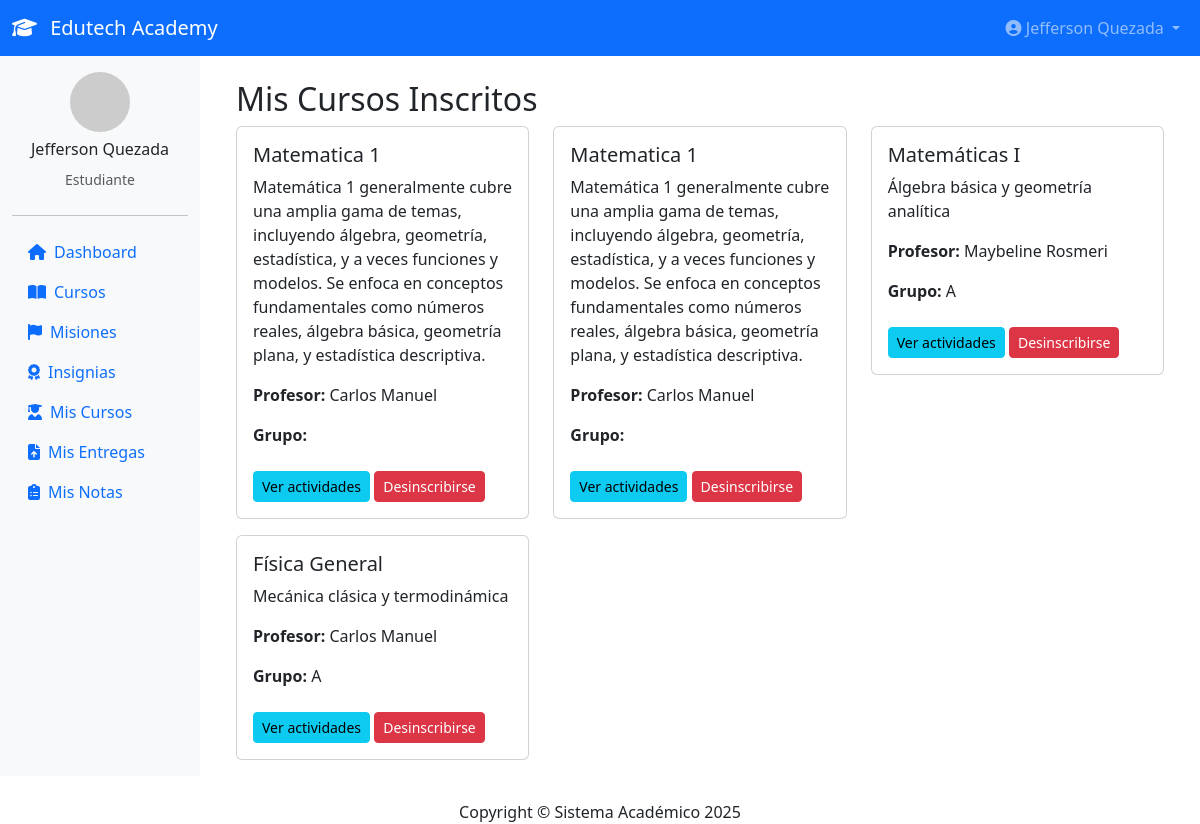
Page /estudiante/index.php?accion=mis_cursos (signed in) on the committed database.
### tables this page shows
CREATE TABLE `cursos` (
  `id_curso` int(11) NOT NULL AUTO_INCREMENT,
  `nombre_curso` varchar(100) NOT NULL,
  `descripcion` text DEFAULT NULL,
  `id_docente` int(11) NOT NULL,
  `contrasena` varchar(255) NOT NULL,
  `capacidad` int(11) NOT NULL DEFAULT 50,
  `grupo` enum('A','B') DEFAULT NULL,
  PRIMARY KEY (`id_curso`),
  KEY `id_docente` (`id_docente`),
  CONSTRAINT `cursos_ibfk_1` FOREIGN KEY (`id_docente`) REFERENCES `usuarios` (`id_usuario`) ON DELETE CASCADE
);

CREATE TABLE `usuarios` (
  `id_usuario` int(11) NOT NULL AUTO_INCREMENT,
  `nombre` varchar(100) NOT NULL,
  `correo` varchar(100) NOT NULL,
  `contrasena` varchar(255) NOT NULL,
  `rol` enum('docente','estudiante','admin') NOT NULL,
  `fecha_registro` timestamp NOT NULL DEFAULT current_timestamp(),
  `primer_login` tinyint(1) DEFAULT 0,
  `mfa_codigo` varchar(10) DEFAULT NULL,
  `token_recuperacion` varchar(100) DEFAULT NULL,
  `token_expira` datetime DEFAULT NULL,
  PRIMARY KEY (`id_usuario`),
  UNIQUE KEY `correo` (`correo`)
);

### estudiante/controllers/CursoController.php (called while the page is built, shortened)
<?php
require_once __DIR__ . '/../models/CursoModel.php';
class CursoController {
    private $cursoModel;
    public function __construct() {
        $this->cursoModel = new CursoModel();
    }
    public function mostrarCursosInscritos() {
        $id_estudiante = $_SESSION['id_usuario'];
        $cursos = $this->cursoModel->listarCursosInscritos($id_estudiante);
        include __DIR__ . '/../views/mis_cursos.php';
    }
}
?>

### estudiante/models/CursoModel.php (called while the page is built, shortened)
<?php
require_once __DIR__ . '/../../includes/conexion.php';
class CursoModel {
    private $pdo;
    public function __construct() {
        global $pdo;
        $this->pdo = $pdo;
    }
    public function listarCursosInscritos($id_estudiante) {
        $sql = "SELECT c.*, u.nombre AS profesor_nombre
                FROM cursos c
                JOIN estudiantes_cursos ec ON c.id_curso = ec.id_curso
                LEFT JOIN usuarios u ON c.id_docente = u.id_usuario
                WHERE ec.id_estudiante = ?";
        $stmt = $this->pdo->prepare($sql);
        $stmt->execute([$id_estudiante]);
        return $stmt->fetchAll(PDO::FETCH_ASSOC);
    }
}
?>

### estudiante/views/mis_cursos.php (the view)
<?php include __DIR__ . '/../../includes/header.php'; ?>
<div class="container mt-4">
    <h2>Mis Cursos Inscritos</h2>
    <?php if (!empty($cursos)): ?>
        <div class="row">
            <?php foreach ($cursos as $curso): ?>
                <div class="col-md-4">
                    <div class="card mb-3">
                        <div class="card-body">
                            <h5><?= htmlspecialchars($curso['nombre_curso']) ?></h5>
                            <p><?= htmlspecialchars($curso['descripcion']) ?></p>
                            <p><strong>Profesor:</strong> <?= htmlspecialchars($curso['profesor_nombre']) ?></p>
                            <p><strong>Grupo:</strong> <?= htmlspecialchars($curso['grupo']) ?></p>
                            <a href="index.php?accion=actividades&id=<?= $curso['id_curso'] ?>" class="btn btn-info btn-sm mt-2">Ver actividades</a>
                            <a href="index.php?accion=desinscribir_curso&id=<?= $curso['id_curso'] ?>" class="btn btn-danger btn-sm mt-2">Desinscribirse</a>
                        </div>
                    </div>
                </div>
            <?php endforeach; ?>
        </div>
    <?php else: ?>
        <div class="alert alert-info">No estás inscrito en ningún curso.</div>
    <?php endif; ?>
</div>
<?php include __DIR__ . '/../../includes/footer.php'; ?>

### rows in the picture
cursos: nombre_curso "Matematica 1", descripcion "Matemática 1 generalmente cubre una amplia gama de temas, incluyendo álgebra, geometría, estadística, y a veces funciones y modelos. Se enfoca en conceptos fundamentales como números reales, álgebra básica, geometría plana, y estadística descriptiva.", id_docente.nombre "Carlos Manuel"
cursos: nombre_curso "Matemáticas I", descripcion "Álgebra básica y geometría analítica", id_docente.nombre "Maybeline Rosmeri", grupo "A"
cursos: nombre_curso "Física General", descripcion "Mecánica clásica y termodinámica", id_docente.nombre "Carlos Manuel", grupo "A"

### other values in the picture
$_SESSION['nombre'] "Jefferson Quezada"
$_SESSION['rol'] "Estudiante"
